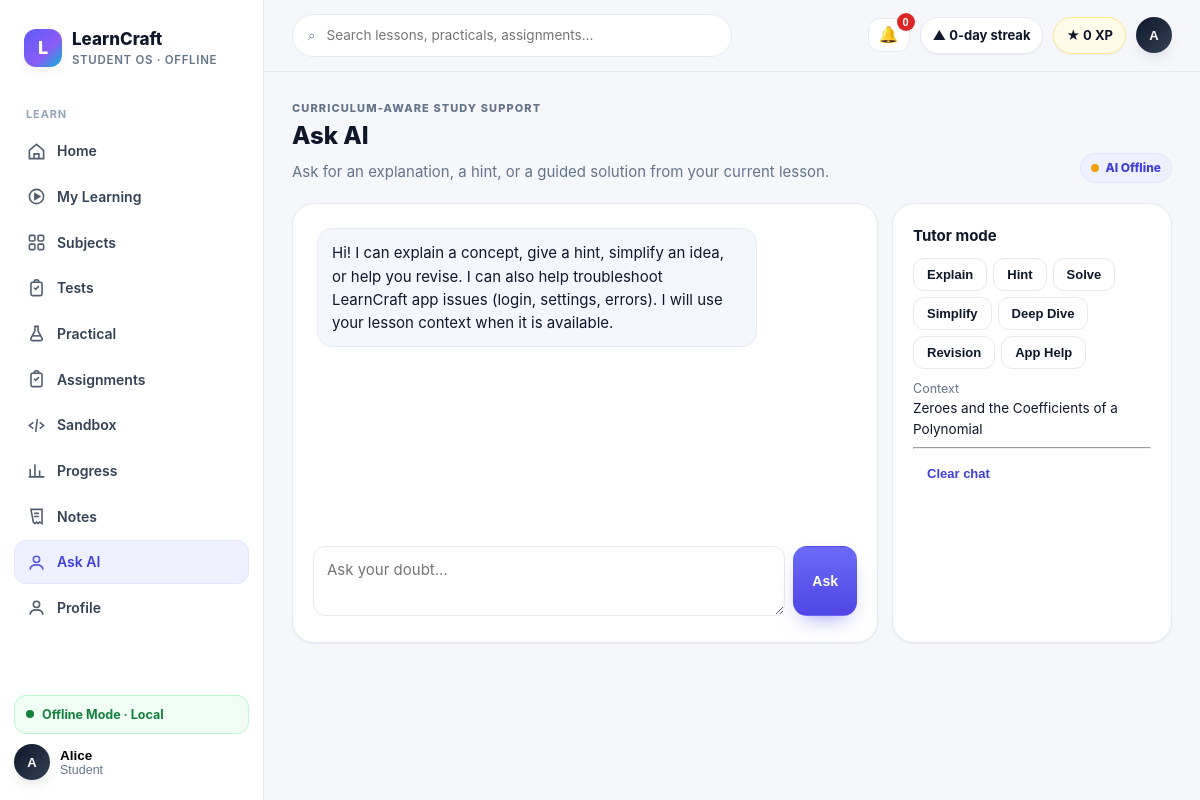
/ask-ai?lesson_id=cbse-x-2026-27-maths-polynomials-zeroes-coefficients (signed in), run on the app's committed database.
### tables this page shows
CREATE TABLE users (
            id INTEGER PRIMARY KEY AUTOINCREMENT,
            name TEXT NOT NULL,
            email TEXT NOT NULL UNIQUE,
            password_hash TEXT NOT NULL,
            role TEXT NOT NULL DEFAULT 'STUDENT',
            avatar TEXT,
            bio TEXT,
            created_at TIMESTAMP NOT NULL DEFAULT CURRENT_TIMESTAMP,
            updated_at TIMESTAMP NOT NULL DEFAULT CURRENT_TIMESTAMP
        );

CREATE TABLE academic_lessons (
            lesson_id TEXT PRIMARY KEY,
            topic_id TEXT NOT NULL,
            title TEXT NOT NULL,
            slug TEXT NOT NULL,
            summary TEXT NOT NULL,
            learning_objectives_json TEXT NOT NULL,
            prerequisites_json TEXT NOT NULL,
            estimated_minutes INTEGER NOT NULL,
            difficulty TEXT NOT NULL,
            content_blocks_json TEXT NOT NULL,
            source_reference TEXT NOT NULL,
            FOREIGN KEY(topic_id) REFERENCES academic_topics(topic_id)
        );

### app/main.py (the view)
@app.route("/ask-ai")
@require_auth
def ask_ai():
    lesson_id = request.args.get("lesson_id", "").strip()
    lesson = None
    if lesson_id:
        lesson = get_academic_lesson(lesson_id) or L.get_lesson(lesson_id)
        if isinstance(lesson, dict) and "lesson_id" not in lesson and lesson.get("id"):
            lesson = {**lesson, "lesson_id": lesson["id"],
                      "subject_name": lesson.get("subject_name", ""),
                      "chapter_label": lesson.get("chapter_label", ""),
                      "topic_title": lesson.get("title", "")}
    return render_template("pages/ask_ai.html", title="Ask AI", lesson=lesson,
                           **shell_ctx("ask-ai", current_user()))

### app/database/connection.py (called while the page is built)
def resolve_db_path():
    configured = os.environ.get("LEARNCRAFT_DB_PATH")
    if configured:
        candidate = Path(configured)
        if not candidate.is_absolute():
            return (BASE_DIR / candidate).resolve()
        return candidate
    return DATA_DIR / "learncraft.db"

def get_connection():
    db_path = resolve_db_path()
    db_path.parent.mkdir(parents=True, exist_ok=True)
    connection = sqlite3.connect(db_path, timeout=30.0, check_same_thread=False)
    connection.row_factory = sqlite3.Row
    try:
        connection.execute("PRAGMA journal_mode=WAL")
        connection.execute("PRAGMA busy_timeout=30000")
        connection.execute("PRAGMA foreign_keys=ON")
    except sqlite3.Error:
        pass
    return connection

def _row_to_dict(row):
    return dict(row) if row else None

def get_user_by_id(user_id):
    connection = get_connection()
    user = connection.execute("SELECT * FROM users WHERE id = ?", (int(user_id),)).fetchone()
    connection.close()
    return _row_to_dict(user)

def user_payload(user):
    if not user:
        return None
    user_data = dict(user)
    user_data.pop("password_hash", None)
    return user_data

def get_user_progress(user_id):
    connection = get_connection()
    rows = connection.execute(
        "SELECT * FROM learning_progress WHERE user_id = ? ORDER BY updated_at DESC",
        (int(user_id),),
    ).fetchall()
    connection.close()
    return [dict(row) for row in rows]

### app/main.py (called while the page is built, shortened)
@app.before_request
def _lazy_runtime_bootstrap():
    global _RUNTIME_READY

def current_user():
    user_id = session.get("user_id")
    if not user_id:
        return None
    return user_payload(get_user_by_id(user_id))

def is_teacher_user(user=None):
    return bool(user) and user.get("role") in {"TEACHER", "ADMIN"}

def require_auth(view):
    @wraps(view)
    def wrapped(*args, **kwargs):
        user = current_user()
        return view(*args, **kwargs)
    return wrapped

def shell_ctx(active, user=None):
    pending = 0
    if user and user.get("role") == "STUDENT":
        try:
            pending = len(student_assignments(user["id"]))
        except Exception:
            pending = 0
    return dict(nav=M.NAV, student=build_student_profile(user), active=active, pending_count=pending,
                is_teacher=is_teacher_user(user))

### app/services/teacher_control.py (called while the page is built)
def _dicts(rows):
    return [dict(row) for row in rows]

### frontend/templates/pages/ask_ai.html (shortened to what this page needs)
{% extends "base.html" %}
{% block content %}
<div class="page-head"><div><div class="eyebrow">Curriculum-aware study support</div><div class="h1">Ask AI</div><p>Ask for an explanation, a hint, or a guided solution from your current lesson.</p></div><span class="badge info ai-status"><i class="ai-dot" id="aiDot"></i><span id="aiStatus">Checking AI…</span></span></div>
<div class="ai-layout">
  <section class="card ai-chat">
    <div id="messages" class="ai-messages"><div class="ai-msg assistant">Hi! I can explain a concept, give a hint, simplify an idea, or help you revise. I can also help troubleshoot LearnCraft app issues (login, settings, errors). I will use your lesson context when it is available.</div></div>
    <div class="ai-compose"><textarea id="question" class="input" placeholder="Ask your doubt…" aria-label="Your question"></textarea><button id="send" class="btn btn-primary">Ask</button></div>
  </section>
  <aside class="card">
    <div class="h3">Tutor mode</div>
    <div style="display:flex;gap:6px;flex-wrap:wrap;margin:10px 0">{% for mode in ['Explain','Hint','Solve','Simplify','Deep Dive','Revision','App Help'] %}<button class="btn btn-secondary btn-sm mode" data-mode="{{ mode }}">{{ mode }}</button>{% endfor %}</div>
    <div class="caption">Context</div>
    <div class="body-sm" id="context">{{ lesson.title if lesson else 'No lesson selected. Open Ask AI from a lesson for grounded help.' }}</div>
    <hr>
    <button class="btn btn-ghost btn-sm" id="clear">Clear chat</button>
  </aside>
</div>
{% endblock %}

### frontend/templates/base.html (shortened to what this page needs)
<!DOCTYPE html>
<html lang="en">
<head>
<link rel="stylesheet" href="/static/css/design-system.css">
</head>
<body>
{% from "components.html" import icon %}
<div class="shell">
  <aside class="sidebar" id="sidebar">
    <div class="brand"><div class="brand-mark">L</div><div><div class="brand-name">LearnCraft</div><div class="brand-sub">Student OS · Offline</div></div></div>
    <nav class="nav">
      <div class="nav-label">Learn</div>
      {% for item in nav %}
      <a class="nav-item {% if active == item.slug %}active{% endif %}" href="{{ item.href }}">{{ icon(item.icon) }}{{ item.label }}
      </a>
      {% endfor %}
    </nav>
    <div class="side-foot">
      <div class="offline-pill" data-network-pill><span class="dot pulse"></span><span>Offline Mode · Local</span></div>
      <div class="profile-menu-wrap sidebar-profile-wrap">
        <button class="mini-profile profile-trigger" type="button" aria-expanded="false" aria-controls="sidebarProfileMenu">
          <div class="avatar">{{ student.avatar }}</div>
          <div><div style="font-weight:800;font-size:13.5px">{{ student.name }}</div><div class="caption">{{ student.roll_no }}</div></div>
        </button>
      </div>
    </div>
  </aside>
  <div class="main">
    <div class="topbar">
      <div class="search">⌕ <input id="globalSearch" placeholder="Search lessons, practicals, assignments…" oninput="filterCards(this.value)"></div>
      <div class="top-actions">
        {% if not is_teacher %}
        <div class="notif-wrap">
          <button class="notif-btn" id="notifBell" type="button" aria-expanded="false" aria-controls="notifMenu" aria-label="Notifications">🔔<span class="notif-count" id="notifCount" hidden>0</span></button>
        </div>
        {% endif %}
        <span class="pill">▲ {{ student.streak_days }}-day streak</span>
        <span class="pill xp">★ {{ student.xp }} XP</span>
        <div class="profile-menu-wrap top-profile-wrap">
          <button class="profile-trigger top-profile-trigger" type="button" aria-expanded="false" aria-controls="topProfileMenu">
            <div class="avatar">{{ student.avatar }}</div>
          </button>
        </div>
      </div>
    </div>
    <div class="content">{% block content %}{% endblock %}</div>
  </div>
</div>
</body>
</html>

### frontend/templates/base.html (style rules this page uses)
.notif-wrap { position:relative }
.notif-btn { position:relative;border:1px solid var(--line);background:var(--surface);border-radius:12px;padding:8px 10px;font-size:16px;cursor:pointer;line-height:1 }
.notif-count { position:absolute;top:-6px;right:-6px;min-width:18px;height:18px;border-radius:999px;background:#DC2626;color:#fff;font-size:11px;font-weight:800;display:grid;place-items:center;padding:0 4px }

### frontend/templates/pages/ask_ai.html (style rules this page uses)
.ai-layout { display:grid;grid-template-columns:minmax(0,1fr) 280px;gap:14px }
.ai-chat { min-height:440px;display:flex;flex-direction:column }
.ai-messages { flex:1;display:flex;flex-direction:column;gap:10px;overflow:auto;padding:4px }
.ai-msg { max-width:82%;padding:12px 14px;border-radius:15px;white-space:pre-wrap }
.ai-msg.assistant { background:#F5F7FF;border:1px solid var(--line) }
.ai-compose { display:flex;gap:8px;margin-top:12px }
.ai-compose textarea { flex:1;min-height:56px;resize:vertical }
.ai-status { display:inline-flex;align-items:center;gap:6px }
.ai-dot { width:8px;height:8px;border-radius:50%;background:#94A3B8 }
.ai-dot.offline { background:#F59E0B }

### data on the page
users: avatar "A", name "Alice", roll_no "Student"
academic_lessons: title "Zeroes and the Coefficients of a Polynomial"

### other printed values
{{ item.label }} "Home" "My Learning" "Subjects" "Tests" "Practical" "Assignments" "Sandbox" "Progress" "Notes" "Ask AI" "Profile"
{{ student.streak_days }} "0"
{{ student.xp }} "0"
{{ mode }} "Explain" "Hint" "Solve" "Simplify" "Deep Dive" "Revision" "App Help"
